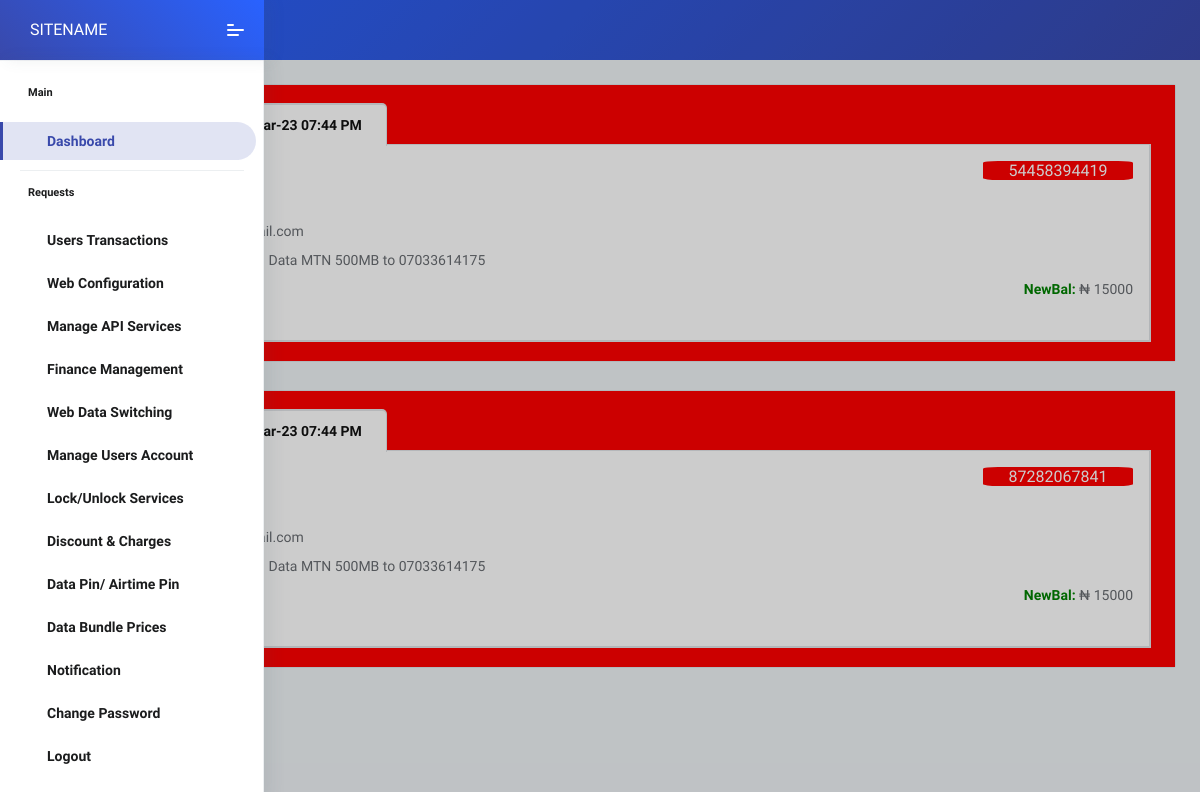
The app's page /vtu-adminU335/all_transaction.php (signed in) with its own data.
### tables this page shows
CREATE TABLE `general_setting` (
  `id` int(11) NOT NULL,
  `sitetitle` varchar(255) NOT NULL,
  `mtn_guest` varchar(255) NOT NULL,
  `glo_guest` varchar(255) NOT NULL,
  `airtel_guest` varchar(255) NOT NULL,
  `mobile_guest` varchar(500) NOT NULL,
  `contact_body` varchar(255) NOT NULL,
  `contact_number` varchar(255) NOT NULL,
  `paystack_sk` varchar(255) NOT NULL,
  `paystack_pk` varchar(255) NOT NULL,
  `glo_n` varchar(255) NOT NULL,
  `mtn_n` varchar(255) NOT NULL,
  `airtel_n` varchar(255) NOT NULL,
  `mobile_n` varchar(255) NOT NULL,
  `cable_prices` varchar(2552) NOT NULL,
  `simpin` int(30) NOT NULL,
  `airtelpin` int(4) NOT NULL,
  `mtn_gifting` varchar(2552) NOT NULL,
  `smsusername` varchar(255) NOT NULL,
  `smspassword` varchar(255) NOT NULL,
  `sms_sender` varchar(50) NOT NULL,
  `sms_token` varchar(500) NOT NULL,
  `whatsapp` varchar(30) NOT NULL,
  `m_discount` int(2) NOT NULL,
  `g_discount` int(2) NOT NULL,
  `a_discount` int(2) NOT NULL,
  `mo_discount` int(2) NOT NULL,
  `cable_charge` varchar(4) NOT NULL,
  `elect_charge` varchar(4) NOT NULL,
  `deposit_num` varchar(15) NOT NULL,
  `gladapi` varchar(300) NOT NULL,
  `mtnswitch` varchar(25) NOT NULL,
  `gloswitch` varchar(25) NOT NULL,
  `airtelswitch` varchar(25) NOT NULL,
  `mobileswitch` varchar(25) NOT NULL,
  `airtimeswitch` varchar(40) NOT NULL,
  `waec_price` varchar(7) NOT NULL,
  `neco_price` varchar(10) NOT NULL,
  `nabteb_price` varchar(10) NOT NULL,
  `a_discount2` varchar(7) NOT NULL,
  `g_discount2` varchar(7) NOT NULL,
  `mo_discount2` varchar(7) NOT NULL,
  `m_discount2` varchar(7) NOT NULL,
  `earner_price` varchar(5000) NOT NULL,
  `topuser_price` varchar(5000) NOT NULL,
  `affliate_price` varchar(5000) NOT NULL,
  `ambassador_price` varchar(5000) NOT NULL,
  `smile_bundle` varchar(5000) NOT NULL,
  `m_discount3` varchar(7) NOT NULL,
  `a_discount3` varchar(7) NOT NULL,
  `g_discount3` varchar(7) NOT NULL,
  `mo_discount3` varchar(7) NOT NULL,
  `mail_host` varchar(300) NOT NULL,
  `mail_user` varchar(300) NOT NULL,
  `mail_pass` varchar(300) NOT NULL,
  `mtn_server` varchar(300) NOT NULL,
  `glo_server` varchar(300) NOT NULL,
  `airtel_server` varchar(300) NOT NULL,
  `mobile_server` varchar(300) NOT NULL,
  `ussd_token` varchar(300) NOT NULL,
  `mtn_airtimepin` varchar(4) NOT NULL,
  `glo_airtimepin` varchar(4) NOT NULL,
  `airtel_airtimepin` varchar(4) NOT NULL,
  `mobile_airtimepin` varchar(4) NOT NULL,
  `vtpass_login` varchar(500) NOT NULL,
  `popup_msg` varchar(5000) NOT NULL,
  `mode` varchar(3) NOT NULL,
  `scroll_msg` varchar(5000) NOT NULL,
  `admin_email` varchar(100) NOT NULL,
  `theme_color` varchar(100) NOT NULL,
  `tv_switch` varchar(25) NOT NULL,
  `elect_switch` varchar(25) NOT NULL,
  `edu_switch` varchar(25) NOT NULL,
  `gifting_switch` varchar(25) NOT NULL,
  `airtelcgswitch` varchar(25) NOT NULL
);

CREATE TABLE `mytransaction` (
  `id` int(255) NOT NULL,
  `email` varchar(255) NOT NULL,
  `username` varchar(225) NOT NULL,
  `amount` varchar(255) NOT NULL,
  `descr` varchar(2552) NOT NULL,
  `status` varchar(255) NOT NULL,
  `date` varchar(255) NOT NULL,
  `active` varchar(255) NOT NULL,
  `trx` varchar(255) NOT NULL,
  `oldbal` varchar(255) NOT NULL,
  `newbal` varchar(255) NOT NULL
);

### config.php (called while the page is built, shortened)
<?php
$adminpage = "https://olampaysub.com/vtu-adminU335";
$dbsetting = mysqli_connect('localhost','olamugii_olamdata','Wuf5k@8VYg3ckTY','olamugii_olamdata');
$querysetting = "SELECT * FROM general_setting";
                $resultsetting = mysqli_query($dbsetting, $querysetting);
                while($rowsetting = mysqli_fetch_assoc($resultsetting)) {
 $sitetitle = $rowsetting['sitetitle'];
}
?>

### vtu-adminU335/session.php (called while the page is built, shortened)
<?php
require('../config.php');
?>

### vtu-adminU335/all_transaction.php (the view, shortened to what this page needs)
<?php
require("header.php");
?>
    <div class="pcoded-main-container">
        <div class="pcoded-wrapper">
            <div class="pcoded-content">
                <div class="pcoded-inner-content">
                    <div class="main-body">
                        <div class="page-wrapper">
<?php
$history="";
$ddaa = mysqli_query($db,"SELECT * FROM mytransaction  ORDER BY id DESC LIMIT 20000");
while($data =mysqli_fetch_array($ddaa)){
      $status=strtolower($data['status']);
      $amount=$data['amount'];
      $trx=$data['trx'];
      $descr=$data['descr'];
      $date=$data['date'];
      $oldbal=$data['oldbal'];
      $newbal=$data['newbal'];
      $username=$data['username'];
      $email=$data['email'];
      if ($status !="successful" && $status != "credited" && $status != "credit" && $status != "debit"){
        $facemode='background-color:red';
      }
      else{
        $facemode='background-color:green';
      }
      $history.='<div class="row">
        <div class="col-md-12 grid-margin stretch-card">
        <div class="card">
                <div class="card-body" style="'.$facemode.'">
                    <ul class="nav nav-tabs" id="myTab" role="tablist">
                      <li class="nav-item">
                        <a class="nav-link active" id="profile-tab" data-toggle="tab" href="#profile" role="tab" aria-controls="profile" aria-selected="true">Order ||  Date: '.$date.'</a>
                      </li>
                    </ul>
                    <div class="tab-content border border-top-0 p-3" id="myTabContent">
                      <div class="tab-pane fade active show" id="profile" role="tabpanel" aria-labelledby="profile-tab">
                           <h6 class="card-title">Amount: ₦'.($amount).'<span style="float: right;'.$facemode.';border-radius: 10%;width: 150px;text-align: center;color: white;">'.$trx.'</span></h6>
                           <form class="forms-sample">
                            <div class="form-group">
                                <label style="color: black;font-weight: bold;">Username: </label>
                               <span>'.$username.'</span>
                               <br>
                                <label style="color: black;font-weight: bold;">Email: </label>
                                <span>'.$email.'</span>
                                <br>
                                <label style="color: black;font-weight: bold;">Descr: </label>
                                <span>'.$descr.'</span>
                                <br>
                                 <label style="color: red;font-weight: bold;">OldBal: </label>
                                <span>₦ '.number_format($oldbal).'</span>
                                <span style="float: right;"><span style="color: green;font-weight: bold;">NewBal: </span>₦ '.($newbal).'</span>
                            </div>
                            </form>
                      </div>
                    </div>
                </div>
            </div>
        </div>
    </div>';
}
?>
<?php echo $history; ?>
                        </div>
                    </div>
                </div>
            </div>
        </div>
    </div>
<?php require("footer.php"); ?>

### vtu-adminU335/header.php (shortened to what this page needs)
<?php
require("session.php");
?>
<!DOCTYPE html>
<html lang="en">
<head>
    <link rel="stylesheet" href="https://codedthemes.com/demos/admin-templates/flash-able/bootstrap/assets/fonts/fontawesome/css/fontawesome-all.min.css">
    <link rel="stylesheet" href="static/assets/plugins/animation/css/animate.min.css">
    <link rel="stylesheet" href="static/assets/plugins/prism/css/prism.min.css">
    <link rel="stylesheet" href="static/assets/plugins/data-tables/css/datatables.min.css">
    <link rel="stylesheet" href="static/assets/css/style.css">
    <link rel="stylesheet" href="static/assets/plugins/pnotify/css/pnotify.custom.min.css">
	<link rel="stylesheet" href="static/assets/css/pages/pnotify.css">
    <link rel="stylesheet" href="https://codedthemes.com/demos/admin-templates/flash-able/bootstrap/assets/fonts/feather/css/feather.css">
</head>
<body class="layout-3">
    <nav class="pcoded-navbar menupos-fixed menu-light brand-blue active-blue">
        <div class="navbar-wrapper">
            <div class="navbar-brand header-logo">
                <a href="<?php echo $adminpage; ?>/dashboard" class="b-brand">
                    <span class="b-title"><?php echo strtoupper($sitetitle); ?></span>
                <a class="mobile-menu" id="mobile-collapse" href=""><span></span></a>
            </div>
            <div class="navbar-content scroll-div">
                <ul class="nav pcoded-inner-navbar">
                    <li class="nav-item pcoded-menu-caption">
                        <label>Main</label>
                    </li>
                    <li class="nav-item active">
                        <a href="<?php echo $adminpage; ?>/dashboard" class="nav-link"><span class="pcoded-micon"><i class="feather icon-home"></i></span><span class="pcoded-mtext">Dashboard</span></a>
                    </li>
                    <li class="nav-item pcoded-menu-caption">
                        <label>Requests</label>
                    </li>
                     <li class="nav-item pcoded-hasmenu">
                        <a href="#" class="nav-link"><span class="pcoded-micon"><i class="feather icon-menu"></i></span><span class="pcoded-mtext">Users Transactions</span></a>
                    </li>
                    <li class="nav-item pcoded-hasmenu">
                        <a href="#" class="nav-link"><span class="pcoded-micon"><i class="feather icon-menu"></i></span><span class="pcoded-mtext">Web Configuration</span></a>
                    </li>
                 <li class="nav-item pcoded-hasmenu">
                        <a href="#" class="nav-link"><span class="pcoded-micon"><i class="feather icon-menu"></i></span><span class="pcoded-mtext">Manage API Services</span></a>
                    </li>
                    <li class="nav-item pcoded-hasmenu">
                        <a href="#" class="nav-link"><span class="pcoded-micon"><i class="feather icon-menu"></i></span><span class="pcoded-mtext">Finance Management</span></a>
                    </li>
                                        <li class="nav-item pcoded-hasmenu">
                        <a href="#" class="nav-link"><span class="pcoded-micon"><i class="feather icon-menu"></i></span><span class="pcoded-mtext">Web Data Switching</span></a>
                    </li>
                    <li class="nav-item pcoded-hasmenu">
                        <a href="#" class="nav-link"><span class="pcoded-micon"><i class="feather icon-menu"></i></span><span class="pcoded-mtext">Manage Users Account</span></a>
                    </li>
                      <li class="nav-item pcoded-hasmenu">
                        <a href="#" class="nav-link"><span class="pcoded-micon"><i class="feather icon-menu"></i></span><span class="pcoded-mtext">Lock/Unlock Services</span></a>
                    </li>
                    <li class="nav-item pcoded-hasmenu">
                        <a href="#" class="nav-link"><span class="pcoded-micon"><i class="feather icon-menu"></i></span><span class="pcoded-mtext">Discount & Charges</span></a>
                    </li>
                    <li class="nav-item pcoded-hasmenu">
                        <a href="#" class="nav-link"><span class="pcoded-micon"><i class="feather icon-menu"></i></span><span class="pcoded-mtext">Data Pin/ Airtime Pin</span></a>
                    </li>
                      <li class="nav-item pcoded-hasmenu">
                        <a href="#" class="nav-link"><span class="pcoded-micon"><i class="feather icon-menu"></i></span><span class="pcoded-mtext">Data Bundle Prices</span></a>
                    </li>
                     <li class="nav-item pcoded-hasmenu">
                        <a href="#" class="nav-link"><span class="pcoded-micon"><i class="feather icon-menu"></i></span><span class="pcoded-mtext">Notification</span></a>
                    </li>
                     <li class="nav-item">
                        <a href="<?php echo $adminpage; ?>/change_password" class="nav-link"><span class="pcoded-micon"><i class="feather icon-settings"></i></span><span class="pcoded-mtext">Change Password</span></a>
                    </li>
                     <li class="nav-item">
                        <a href="<?php echo $adminpage; ?>/logout" class="nav-link"><span class="pcoded-micon"><i class="feather icon-power"></i></span><span class="pcoded-mtext">Logout</span></a>
                    </li>
                </ul>
            </div>
        </div>
    </nav>
    <header class="navbar pcoded-header navbar-expand-lg navbar-light headerpos-fixed header-blue">
        <div class="collapse navbar-collapse">
            <ul class="navbar-nav ml-auto">
                <li>
                    <div class="dropdown drp-user">
                        <a href="#" class="dropdown-toggle" data-toggle="dropdown">
                            <i class="icon feather icon-settings"></i>
                        </a>
                    </div>
                </li>
            </ul>
        </div>
    </header>

### vtu-adminU335/all_transaction.php (style rules this page uses)
li { font-weight: bolder !important; }

### records on screen
general_setting: sitetitle "SITENAME"
mytransaction: date "30-Mar-23 07:44 PM", trx "54458394419", descr "Unsuccessful Data MTN 500MB to 07033614175", newbal "15000"
mytransaction: date "30-Mar-23 07:44 PM", trx "87282067841", descr "Unsuccessful Data MTN 500MB to 07033614175", newbal "15000"
